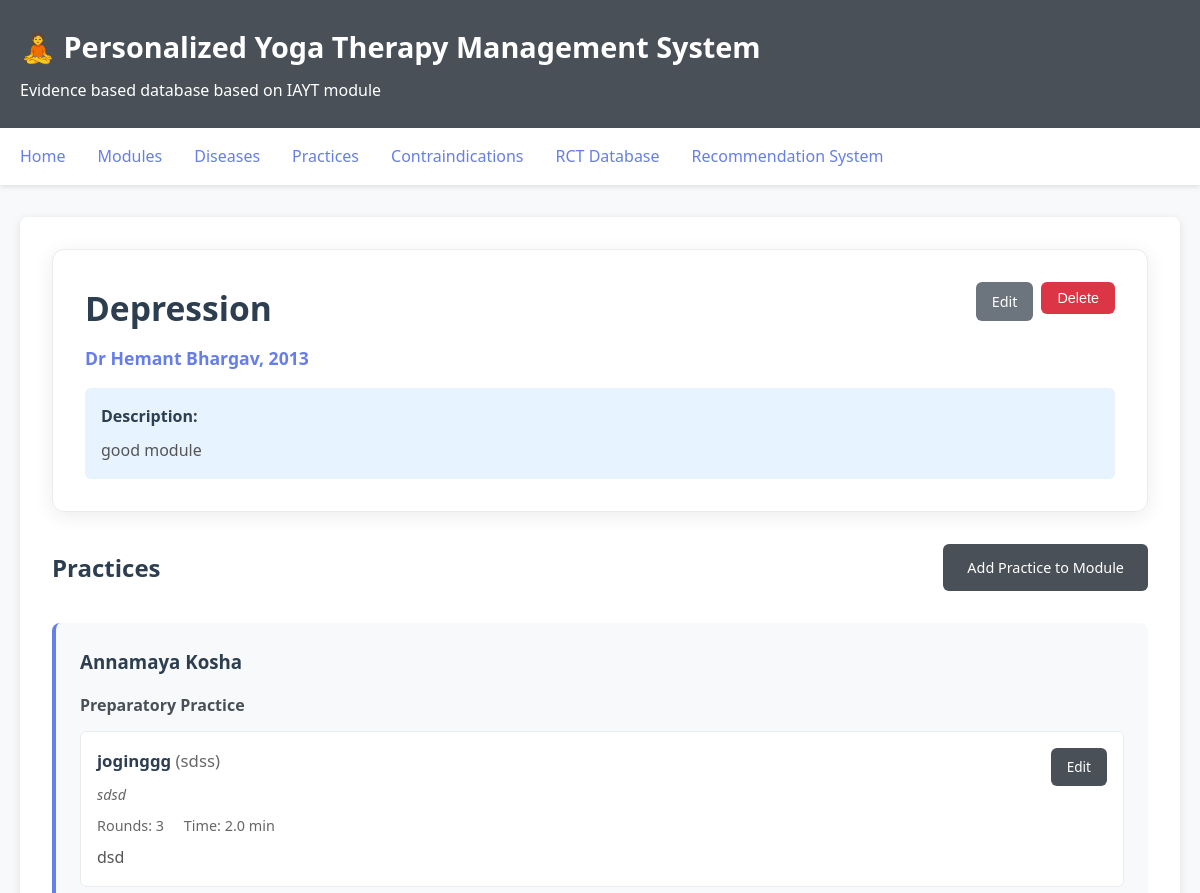
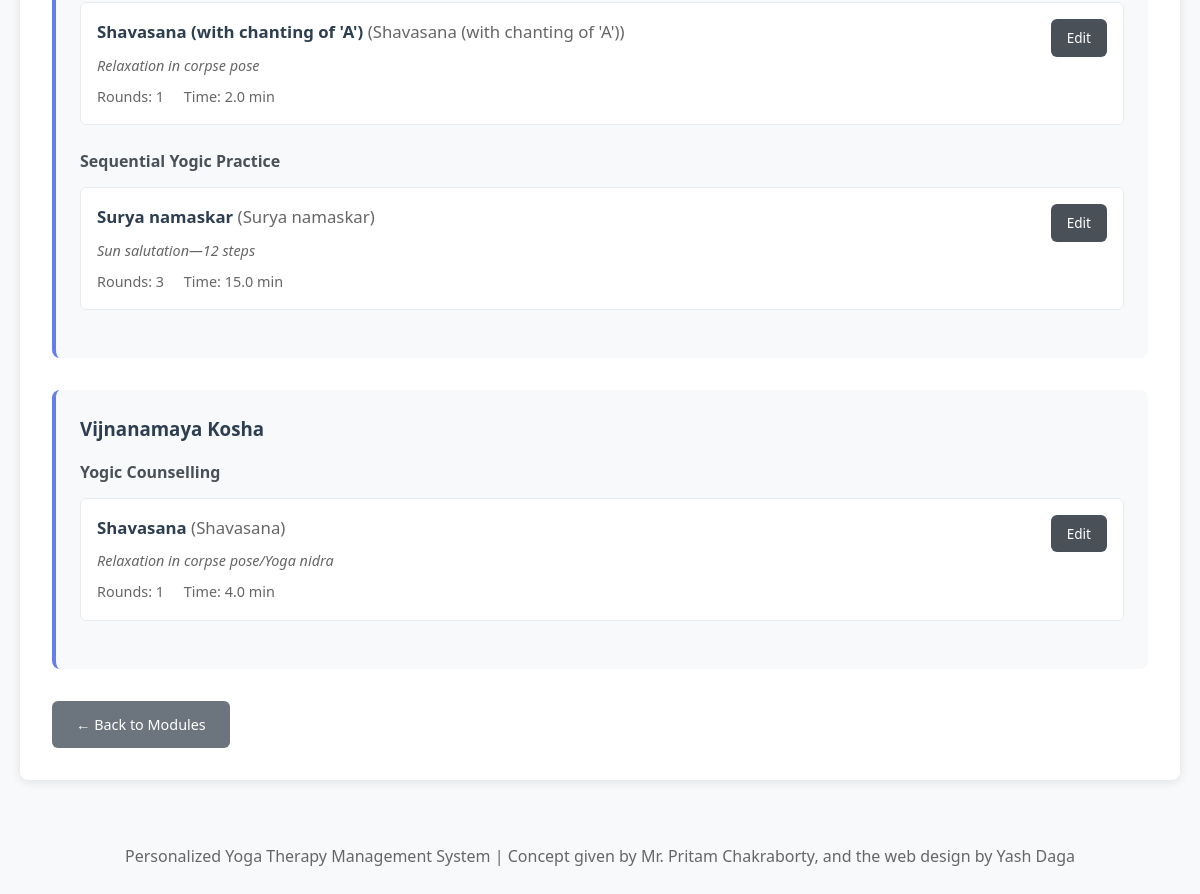
The page /module/2 on the database its author committed (2 pictures, top to bottom).
### database/models.py (models this page shows, shortened)
class Disease(Base):
    __tablename__ = 'diseases'
    id = Column(Integer, primary_key=True)
    name = Column(String(200), unique=True, nullable=False)
    description = Column(Text)
    practices = relationship(
        'Practice',
        secondary=disease_practice_association,
        back_populates='diseases'
    )
    contraindications = relationship(
        'Contraindication',
        secondary=disease_contraindication_association,
        back_populates='diseases'
    )

class Module(Base):
    __tablename__ = 'modules'
    id = Column(Integer, primary_key=True)
    disease_id = Column(Integer, ForeignKey('diseases.id'), nullable=False)
    disease = relationship('Disease', backref='modules')
    developed_by = Column(String(500))  # Citation (e.g., "Naveen et al., 2013")
    paper_link = Column(String(1000))  # Link to research paper
    module_description = Column(Text)
    practices = relationship('Practice', back_populates='module', cascade='all, delete-orphan')

class Practice(Base):
    __tablename__ = 'practices'
    id = Column(Integer, primary_key=True)
    practice_sanskrit = Column(String(200))
    practice_english = Column(String(200), nullable=False)
    practice_segment = Column(String(50), nullable=False)  # Preparatory Practice, Breathing Practice, etc. (now called "Category")
    sub_category = Column(String(100))  # Subcategory within the segment
    kosha = Column(String(50))  # Annamaya Kosha, Pranamaya Kosha, Manomaya Kosha, Vijnanamaya Kosha, Anandamaya Kosha
    rounds = Column(Integer)
    time_minutes = Column(Float)
    strokes_per_min = Column(Integer)
    strokes_per_cycle = Column(Integer)
    rest_between_cycles_sec = Column(Integer)
    variations = Column(Text)  # JSON string for variations list (now includes referred_in field)
    steps = Column(Text)  # JSON string for steps list
    description = Column(Text)
    how_to_do = Column(Text)  # How to do this practice
    cvr_score = Column(Float)  # Capacity-Variability-Responsiveness score
    photo_path = Column(String(500))  # Path to uploaded photo
    video_path = Column(String(500))  # Path to uploaded video
    citation_id = Column(Integer, ForeignKey('citations.id'))
    citation = relationship('Citation', back_populates='practices')
    module_id = Column(Integer, ForeignKey('modules.id'), nullable=True)
    module = relationship('Module', back_populates='practices')
    diseases = relationship(
        'Disease',
        secondary=disease_practice_association,
        back_populates='practices'
    )
    rct_count = Column(Integer, default=0)  # Number of RCTs supporting this practice category for each disease

### web/app.py (the view)
@app.route('/module/<int:module_id>')
def view_module(module_id):
    session = get_db_session()
    try:
        module = session.query(Module).get(module_id)
        if not module:
            flash('Module not found', 'error')
            return redirect(url_for('list_modules'))
        practices_by_kosha = {}
        kosha_order = [
            'Annamaya Kosha',
            'Pranamaya Kosha',
            'Manomaya Kosha',
            'Vijnanamaya Kosha',
            'Anandamaya Kosha'
        ]
        category_order = [
            'Preparatory Practice',
            'Breathing Practice',
            'Sequential Yogic Practice',
            'Yogasana',
            'Pranayama',
            'Meditation',
            'Chanting',
            'Additional Practices',
            'Kriya (Cleansing Techniques)',
            'Yogic Counselling'
        ]
        if module.practices:
            for practice in module.practices:
                kosha = practice.kosha or 'Unspecified Kosha'
                category = practice.practice_segment or 'Uncategorized'
                if kosha not in practices_by_kosha:
                    practices_by_kosha[kosha] = {}
                if category not in practices_by_kosha[kosha]:
                    practices_by_kosha[kosha][category] = []
                practices_by_kosha[kosha][category].append(practice)
                if practice.citation:
                    _ = practice.citation.citation_text
            for kosha_categories in practices_by_kosha.values():
                for category_name, practice_list in kosha_categories.items():
                    kosha_categories[category_name] = sorted(
                        practice_list,
                        key=lambda p: ((p.practice_sanskrit or p.practice_english or '').lower(), p.practice_english.lower())
                    )
        ordered_koshas = [k for k in kosha_order if k in practices_by_kosha]
        remaining_koshas = sorted([k for k in practices_by_kosha.keys() if k not in kosha_order])
        ordered_koshas.extend(remaining_koshas)
        return render_template('view_module.html',
                             module=module,
                             practices_by_kosha=practices_by_kosha,
                             ordered_koshas=ordered_koshas,
                             category_order=category_order)
    finally:
        session.close()

### database/models.py (called while the page is built)
def get_session(db_path='sqlite:///yoga_therapy.db'):
    engine = create_engine(db_path, echo=False)
    Session = sessionmaker(bind=engine)
    return Session()

### web/app.py (called while the page is built)
def get_db_session():
    return get_session(DB_PATH)

### web/templates/view_module.html (shortened to what this page needs)
{% extends "base.html" %}
{% block content %}
<div class="module-header">
    <div style="display: flex; justify-content: space-between; align-items: start; margin-bottom: 1rem;">
        <div>
            {% if module.disease %}
            <h1 class="module-title" style="font-size: 2.1rem; margin: 0 0 0.5rem 0;">
                <a href="/disease/{{ module.disease.id }}" style="color: #2c3e50; text-decoration: none;">
                    {{ module.disease.name }}
                </a>
            </h1>
            {% endif %}
            <p style="color: #666; margin: 0.25rem 0 0 0; font-size: 1.1rem;">
                {% if module.paper_link %}
                    <a href="{{ module.paper_link }}" target="_blank" class="module-link">
                        {{ module.developed_by or 'N/A' }}
                    </a>
                {% else %}
                    <span style="color: #667eea; font-weight: 600;">
                        {{ module.developed_by or 'N/A' }}
                    </span>
                {% endif %}
            </p>
        </div>
        <div style="display: flex; gap: 0.5rem;">
            <a href="/module/{{ module.id }}/edit" class="btn btn-secondary" style="padding: 0.5rem 1rem;">Edit</a>
            <form method="POST" action="/module/{{ module.id }}/delete" style="display: inline;"
                  onsubmit="return confirm('Are you sure you want to delete this module?')">
                <button type="submit" class="btn" style="background: #dc3545; color: white; padding: 0.5rem 1rem;">
                    Delete
                </button>
            </form>
        </div>
    </div>
    {% if module.module_description %}
    <div style="margin-top: 1rem; padding: 1rem; background: #e7f3ff; border-radius: 6px;">
        <strong>Description:</strong>
        <p style="margin: 0.5rem 0 0 0; color: #555;">{{ module.module_description }}</p>
    </div>
    {% endif %}
</div>
<div style="display: flex; justify-content: space-between; align-items: center; margin-bottom: 1.5rem;">
    <h2>Practices</h2>
    <a href="/module/{{ module.id }}/practice/add" class="btn">Add Practice to Module</a>
</div>
{% if practices_by_kosha %}
    {% for kosha in ordered_koshas %}
        {% set categories = practices_by_kosha.get(kosha, {}) %}
        {% if categories %}
        <div class="practice-segment">
            <h3 style="margin: 0 0 1rem 0; color: #2c3e50; font-weight: 700;">{{ kosha }}</h3>
            {% for category in category_order %}
                {% if categories.get(category) %}
                    <div style="margin-bottom: 1.5rem;">
                        <h4 style="margin: 0 0 0.75rem 0; color: #495057; font-weight: 600;">{{ category }}</h4>
                        {% for practice in categories.get(category) %}
                        <div class="practice-item">
                            <div style="display: flex; justify-content: space-between; align-items: start;">
                                <div style="flex: 1;">
                                    <h5 style="margin: 0 0 0.5rem 0; color: #2c3e50; font-size: 1.05rem;">
                                        {% if practice.practice_sanskrit %}
                                            {{ practice.practice_sanskrit }}
                                            <span style="color: #666; font-weight: normal;">({{ practice.practice_english }})</span>
                                        {% else %}
                                            {{ practice.practice_english }}
                                        {% endif %}
                                    </h5>
                                    {% if practice.sub_category %}
                                    <p style="margin: 0.3rem 0; color: #666; font-size: 0.9rem;">
                                        <em>{{ practice.sub_category }}</em>
                                    </p>
                                    {% endif %}
                                    <div style="margin-top: 0.5rem; color: #666; font-size: 0.9rem;">
                                        {% if practice.rounds %}
                                            <span>Rounds: {{ practice.rounds }}</span>
                                        {% endif %}
                                        {% if practice.time_minutes %}
                                            <span style="margin-left: 1rem;">Time: {{ practice.time_minutes }} min</span>
                                        {% endif %}
                                    </div>
                                    {% if practice.description %}
                                    <p style="margin-top: 0.5rem; color: #555;">{{ practice.description|safe }}</p>
                                    {% endif %}
                                </div>
                                <div>
                                    <a href="/module/{{ module.id }}/practice/{{ practice.id }}/edit" class="btn" style="padding: 0.5rem 1rem; font-size: 0.85rem;">Edit</a>
                                </div>
                            </div>
                        </div>
                        {% endfor %}
                    </div>
                {% endif %}
            {% endfor %}
            {% set remaining_categories = [] %}
            {% for cat_name, practices in categories.items() %}
                {% if cat_name not in category_order %}
                    {% set _ = remaining_categories.append((cat_name, practices)) %}
                {% endif %}
            {% endfor %}
        </div>
        {% endif %}
    {% endfor %}
{% endif %}
<div style="margin-top: 2rem;">
    <a href="/modules" class="btn btn-secondary">← Back to Modules</a>
</div>
{% endblock %}

### web/templates/base.html (style rules this page uses)
* { margin: 0; padding: 0; box-sizing: border-box; }
body { font-family: 'Segoe UI', Tahoma, Geneva, Verdana, sans-serif; line-height: 1.6; color: #2c3e50; background-color: #f8f9fa; }
.btn { display: inline-block; padding: 0.75rem 1.5rem; background: #495057; color: white; text-decoration: none; border-radius: 6px; border: none; cursor: pointer; font-size: 0.9rem; font-weight: 500; transition: background 0.3s ease; }
.btn-secondary { background: #6c757d; }

### web/templates/view_module.html (style rules this page uses)
.module-header { background: white; border-radius: 12px; padding: 2rem; margin-bottom: 2rem; box-shadow: 0 4px 20px rgba(0,0,0,0.08); border: 1px solid #e9ecef; }
.module-title { font-size: 2rem; font-weight: 700; color: #2c3e50; margin: 0 0 1rem 0; }
.module-link { color: #667eea; text-decoration: none; font-weight: 600; font-size: 1.1rem; }
.practice-segment { margin: 2rem 0; padding: 1.5rem; background: #f8f9fa; border-radius: 8px; border-left: 4px solid #667eea; }
.practice-item { padding: 1rem; background: white; margin: 0.5rem 0; border-radius: 6px; border: 1px solid #e9ecef; }

### rows shown on the page
Disease: disease.name "Depression"
Module: developed_by "Dr Hemant Bhargav, 2013", module_description "good module"
Practice: practice_sanskrit "joginggg", practice_english "sdss", sub_category "sdsd", rounds "3", time_minutes "2.0", description "dsd"
Practice: practice_sanskrit "Shavasana (with chanting of 'A')", practice_english "Shavasana (with chanting of 'A')", sub_category "Relaxation in corpse pose", rounds "1", time_minutes "2.0"
Practice: practice_sanskrit "Surya namaskar", practice_english "Surya namaskar", sub_category "Sun salutation—12 steps", rounds "3", time_minutes "15.0"
Practice: practice_sanskrit "Shavasana", practice_english "Shavasana", sub_category "Relaxation in corpse pose/Yoga nidra", rounds "1", time_minutes "4.0"

### other values the page prints
{{ kosha }} "Annamaya Kosha" "Vijnanamaya Kosha"
{{ category }} "Preparatory Practice" "Sequential Yogic Practice" "Yogic Counselling"
